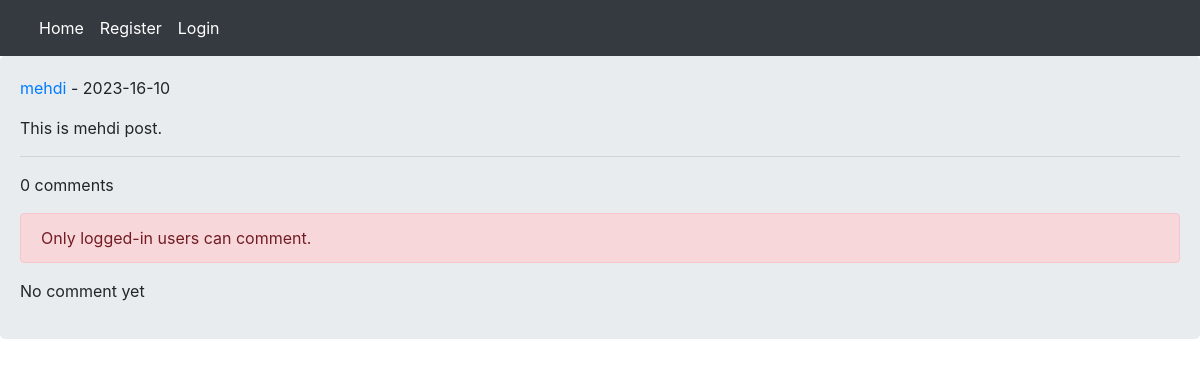
Before: /post/3/this-is-mehdi-post/ with the older database file.
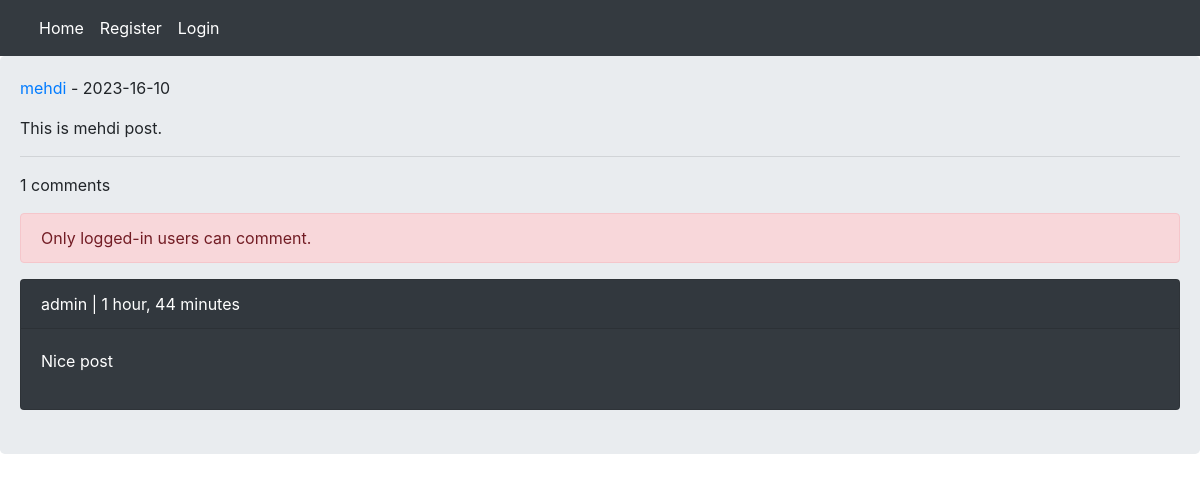
After: the same page with the newer database file.
### home/models.py (models this page shows, shortened)
class Comment(models.Model):
    user = models.ForeignKey(User, on_delete=models.CASCADE, related_name='ucomments')
    post = models.ForeignKey(Post, on_delete=models.CASCADE, related_name='pcomments')
    reply = models.ForeignKey('self', on_delete=models.CASCADE, related_name='rcomments', blank=True, null=True)
    is_reply = models.BooleanField(default=False)
    body = models.TextField(max_length=400)
    created = models.DateTimeField(auto_now_add=True)

### home/views.py (the view, shortened to what this page needs)
# urls.py: path('post/<int:post_id>/<slug:post_slug>/', views.PostDetailView.as_view(), name='post_detail'),
class PostDetailView(View):
    form_class = CommentCreateForm
    form_class_reply = CommentReplyForm
    def setup(self, request, *args, **kwargs):
        self.post_instance = get_object_or_404(Post, pk=kwargs['post_id'], slug=kwargs['post_slug'])
        return super().setup(request, *args, **kwargs)
    def get(self, request, *args, **kwargs):
        comments = self.post_instance.pcomments.filter(is_reply=False)
        return render(request, 'home/detail.html', {'post': self.post_instance, 'comments': comments, 'form': self.form_class, 'reply_form': self.form_class_reply})

### home/templates/home/detail.html (shortened to what this page needs)
{% extends 'base.html' %}
{% block content %}
    <p><a href="{% url 'account:user_profile' post.user.id %}" >{{ post.user.username }}</a> - {{ post.updated|date:"Y-H-d" }}</p>
    <p>{{ post.body }}</p><hr/>
    <p>{{ comments.count }} comments</p>
    {% if request.user.is_authenticated %}
        <form action="" method="post">
            {% csrf_token %}
            {{ form.as_p }}
            <input type="submit" value="Send">
        </form><br/>
    {% else %}
        <p class="alert alert-danger">Only logged-in users can comment.</p>
    {% endif %}
    {% for comment in comments %}
        <div class="card bg-dark text-white">
            <p class="card-header">{{ comment.user }} | {{ comment.created |timesince }}</p>
            <p class="card-body">{{ comment.body }}</p>
        </div><br/>
    {% empty %}
        <p>No comment yet</p>
    {% endfor %}
{% endblock %}

Changed rows visible on the page:
added Comment: user "admin", created "1 hour, 44 minutes", body "Nice post"
Other visible differences:
{{ comments.count }}: "0" → "1"
text no longer shown: "No comment yet"
